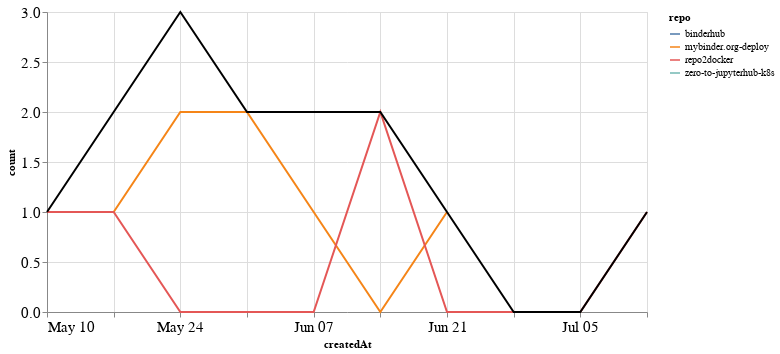

Here is the notebook cell this chart was saved with:
### Markdown cell above
## PRs

### Code cell
prs_time = prs.groupby('repo').resample('W', on='createdAt').count()['author'].reset_index()
prs_time = prs_time.rename(columns={'author': 'count'})
prs_time_total = prs_time.groupby('createdAt').agg({"count": "sum"}).reset_index()

ch1 = alt.Chart(prs_time, width=600).mark_line().encode(
    x='createdAt',
    y='count',
    color='repo',
    tooltip="repo"
)

ch2 = alt.Chart(prs_time_total, width=600).mark_line(color="black").encode(
    x='createdAt',
    y='count',
)

ch1 + ch2

### Figure 1 — Vega-Lite specification as saved in the notebook (floating-point values rounded to 4 significant figures)
{"config": {"axisLeft": {"labelFontSize": 15}, "axisBottom": {"labelFontSize": 15}}, "layer": [{"data": {"name": "data-364a225ac85b8d45559b894c59570d9c"}, "mark": "line", "encoding": {"color": {"type": "nominal", "field": "repo"}, "tooltip": {"type": "nominal", "field": "repo"}, "x": {"type": "temporal", "field": "createdAt"}, "y": {"type": "quantitative", "field": "count"}}, "width": 600}, {"data": {"name": "data-1e772523615a744ef8b30d8897e81992"}, "mark": {"type": "line", "color": "black"}, "encoding": {"x": {"type": "temporal", "field": "createdAt"}, "y": {"type": "quantitative", "field": "count"}}, "width": 600}], "$schema": "https://vega.github.io/schema/vega-lite/v4.8.1.json", "datasets": {"data-364a225ac85b8d45559b894c59570d9c": [{"repo": "binderhub", "createdAt": "2020-05-24T00:00:00", "count": 1}, {"repo": "mybinder.org-deploy", "createdAt": "2020-05-17T00:00:00", "count": 1}, {"repo": "mybinder.org-deploy", "createdAt": "2020-05-24T00:00:00", "count": 2}, {"repo": "mybinder.org-deploy", "createdAt": "2020-05-31T00:00:00", "count": 2}, {"repo": "mybinder.org-deploy", "createdAt": "2020-06-07T00:00:00", "count": 1}, {"repo": "mybinder.org-deploy", "createdAt": "2020-06-14T00:00:00", "count": 0}, {"repo": "mybinder.org-deploy", "createdAt": "2020-06-21T00:00:00", "count": 1}, {"repo": "repo2docker", "createdAt": "2020-05-10T00:00:00", "count": 1}, {"repo": "repo2docker", "createdAt": "2020-05-17T00:00:00", "count": 1}, {"repo": "repo2docker", "createdAt": "2020-05-24T00:00:00", "count": 0}, {"repo": "repo2docker", "createdAt": "2020-05-31T00:00:00", "count": 0}, {"repo": "repo2docker", "createdAt": "2020-06-07T00:00:00", "count": 0}, {"repo": "repo2docker", "createdAt": "2020-06-14T00:00:00", "count": 2}, {"repo": "repo2docker", "createdAt": "2020-06-21T00:00:00", "count": 0}, {"repo": "repo2docker", "createdAt": "2020-06-28T00:00:00", "count": 0}, {"repo": "repo2docker", "createdAt": "2020-07-05T00:00:00", "count": 0}, {"repo": "repo2docker", "createdAt": "2020-07-12T00:00:00", "count": 1}, {"repo": "zero-to-jupyterhub-k8s", "createdAt": "2020-06-07T00:00:00", "count": 1}], "data-1e772523615a744ef8b30d8897e81992": [{"createdAt": "2020-05-10T00:00:00", "count": 1}, {"createdAt": "2020-05-17T00:00:00", "count": 2}, {"createdAt": "2020-05-24T00:00:00", "count": 3}, {"createdAt": "2020-05-31T00:00:00", "count": 2}, {"createdAt": "2020-06-07T00:00:00", "count": 2}, {"createdAt": "2020-06-14T00:00:00", "count": 2}, {"createdAt": "2020-06-21T00:00:00", "count": 1}, {"createdAt": "2020-06-28T00:00:00", "count": 0}, {"createdAt": "2020-07-05T00:00:00", "count": 0}, {"createdAt": "2020-07-12T00:00:00", "count": 1}]}}
